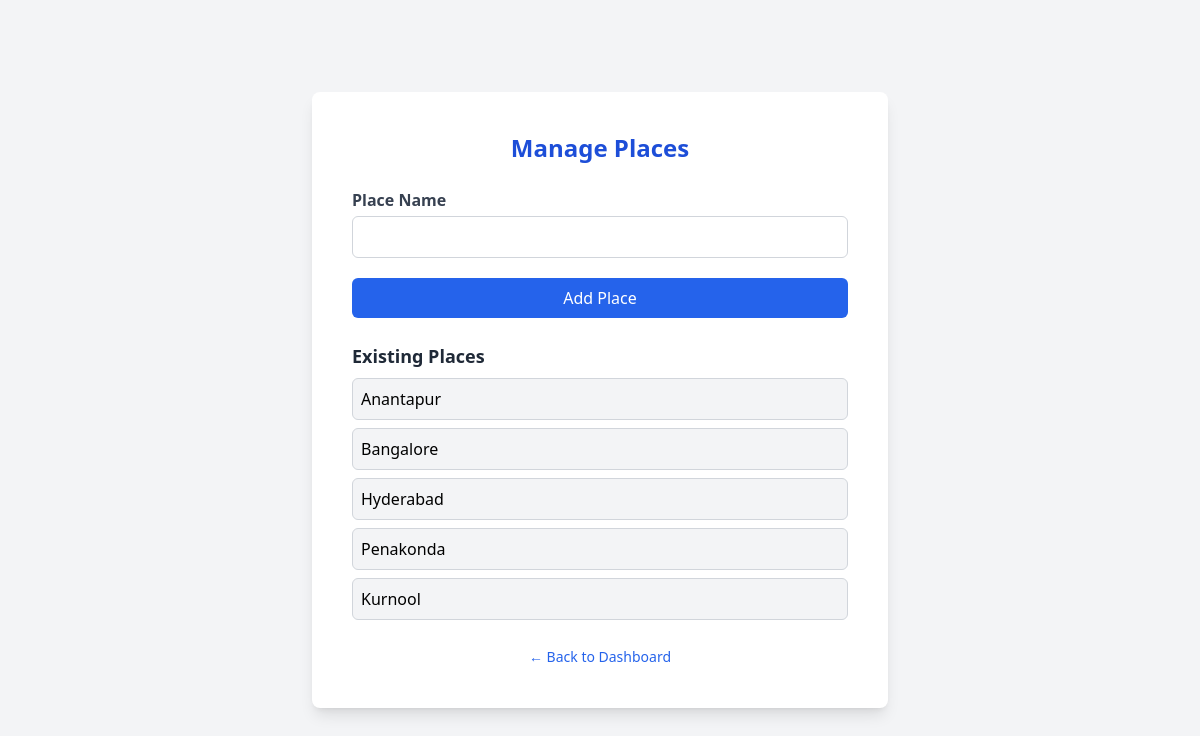
The app's page /admin/add_places with its own data.
### schemas/schemas.py (models this page shows)
class Place(Base):
    __tablename__ = "places"
    id = Column(Integer, primary_key=True)
    name = Column(String, unique=True, nullable=False)
    bus_routes = relationship("BusRoute", back_populates="place")

### routes/admin_routes.py (the view)
@router.get("/add_bus", response_class=HTMLResponse)
def add_bus(request: Request, db: Session = Depends(get_db)):
    return templates.TemplateResponse("add_bus.html", {"request": request})

### templates/add_place.html (shortened to what this page needs)
<!DOCTYPE html>
<html lang="en">
<head>
  <script src="https://cdn.tailwindcss.com"></script>
</head>
<body class="bg-gray-100 min-h-screen flex items-center justify-center">
  <div class="bg-white shadow-lg rounded-lg p-10 w-full max-w-xl">
    <h2 class="text-2xl font-bold text-center text-blue-700 mb-6">Manage Places</h2>
    <form action="/admin/add_place_form" method="post" class="space-y-5 mb-6">
      <div>
        <label for="name" class="block text-gray-700 font-semibold mb-1">Place Name</label>
        <input type="text" id="name" name="name" required
               class="w-full px-4 py-2 border border-gray-300 rounded-md focus:outline-none focus:ring-2 focus:ring-blue-400">
      </div>
      <button type="submit"
              class="w-full bg-blue-600 text-white py-2 rounded-md hover:bg-blue-700 transition duration-200">
        Add Place
      </button>
    </form>
    <div>
      <h3 class="text-lg font-semibold text-gray-800 mb-2">Existing Places</h3>
      <ul class="space-y-2">
        {% for place in places %}
          <li class="bg-gray-100 p-2 rounded-md border border-gray-300">{{ place.name }}</li>
        {% else %}
          <li class="text-gray-500">No places added yet.</li>
        {% endfor %}
      </ul>
    </div>
    <div class="mt-6 text-center">
      <a href="/admin/" class="text-blue-600 hover:underline text-sm">← Back to Dashboard</a>
    </div>
  </div>
</body>
</html>

### records on screen
Place: name "Anantapur"
Place: name "Bangalore"
Place: name "Hyderabad"
Place: name "Penakonda"
Place: name "Kurnool"
